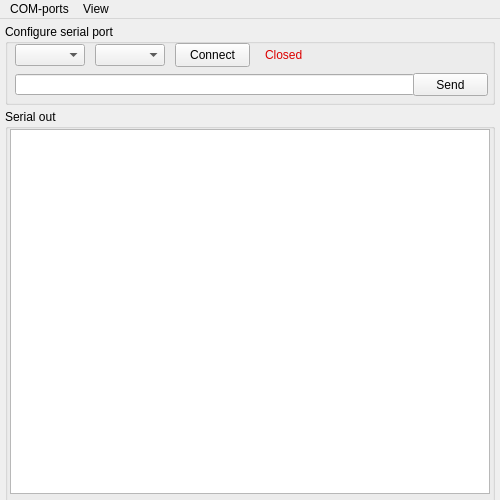
<?xml version="1.0" encoding="UTF-8"?>
<ui version="4.0">
 <class>window</class>
 <widget class="QMainWindow" name="window">
  <property name="geometry">
   <rect>
    <x>0</x>
    <y>0</y>
    <width>500</width>
    <height>500</height>
   </rect>
  </property>
  <property name="mouseTracking">
   <bool>false</bool>
  </property>
  <property name="windowTitle">
   <string>COM - parser, v1.0</string>
  </property>
  <property name="autoFillBackground">
   <bool>false</bool>
  </property>
  <property name="documentMode">
   <bool>false</bool>
  </property>
  <widget class="QWidget" name="mainWidget">
   <widget class="QGroupBox" name="serialConfigGroup">
    <property name="geometry">
     <rect>
      <x>5</x>
      <y>5</y>
      <width>490</width>
      <height>81</height>
     </rect>
    </property>
    <property name="title">
     <string>Configure serial port</string>
    </property>
    <property name="flat">
     <bool>false</bool>
    </property>
    <property name="checkable">
     <bool>false</bool>
    </property>
    <widget class="QPushButton" name="connectButton">
     <property name="geometry">
      <rect>
       <x>170</x>
       <y>19</y>
       <width>75</width>
       <height>24</height>
      </rect>
     </property>
     <property name="text">
      <string>Connect</string>
     </property>
     <property name="checkable">
      <bool>false</bool>
     </property>
     <property name="checked">
      <bool>false</bool>
     </property>
     <property name="autoDefault">
      <bool>false</bool>
     </property>
     <property name="default">
      <bool>false</bool>
     </property>
     <property name="flat">
      <bool>false</bool>
     </property>
    </widget>
    <widget class="QComboBox" name="serialPorts">
     <property name="geometry">
      <rect>
       <x>10</x>
       <y>20</y>
       <width>70</width>
       <height>22</height>
      </rect>
     </property>
     <property name="editable">
      <bool>false</bool>
     </property>
    </widget>
    <widget class="QComboBox" name="serialSpeeds">
     <property name="geometry">
      <rect>
       <x>90</x>
       <y>20</y>
       <width>70</width>
       <height>22</height>
      </rect>
     </property>
    </widget>
    <widget class="QLineEdit" name="serialIn">
     <property name="geometry">
      <rect>
       <x>10</x>
       <y>50</y>
       <width>400</width>
       <height>21</height>
      </rect>
     </property>
    </widget>
    <widget class="QPushButton" name="serialSendButton">
     <property name="geometry">
      <rect>
       <x>408</x>
       <y>49</y>
       <width>75</width>
       <height>23</height>
      </rect>
     </property>
     <property name="text">
      <string>Send</string>
     </property>
    </widget>
    <widget class="QLabel" name="connectStatus">
     <property name="geometry">
      <rect>
       <x>260</x>
       <y>20</y>
       <width>221</width>
       <height>22</height>
      </rect>
     </property>
     <property name="autoFillBackground">
      <bool>false</bool>
     </property>
     <property name="styleSheet">
      <string notr="true">color: rgb(220, 0, 0);</string>
     </property>
     <property name="text">
      <string>Closed</string>
     </property>
     <property name="textFormat">
      <enum>Qt::PlainText</enum>
     </property>
     <property name="scaledContents">
      <bool>false</bool>
     </property>
     <property name="wordWrap">
      <bool>false</bool>
     </property>
     <property name="margin">
      <number>0</number>
     </property>
    </widget>
   </widget>
   <widget class="QGroupBox" name="serialOutGroup">
    <property name="geometry">
     <rect>
      <x>5</x>
      <y>90</y>
      <width>490</width>
      <height>405</height>
     </rect>
    </property>
    <property name="title">
     <string>Serial out</string>
    </property>
    <property name="flat">
     <bool>true</bool>
    </property>
    <widget class="QPlainTextEdit" name="serialOut">
     <property name="geometry">
      <rect>
       <x>5</x>
       <y>20</y>
       <width>480</width>
       <height>365</height>
      </rect>
     </property>
     <property name="readOnly">
      <bool>true</bool>
     </property>
     <property name="plainText">
      <string/>
     </property>
     <property name="centerOnScroll">
      <bool>false</bool>
     </property>
    </widget>
   </widget>
  </widget>
  <widget class="QMenuBar" name="menu">
   <property name="geometry">
    <rect>
     <x>0</x>
     <y>0</y>
     <width>500</width>
     <height>21</height>
    </rect>
   </property>
   <widget class="QMenu" name="comPorts">
    <property name="autoFillBackground">
     <bool>false</bool>
    </property>
    <property name="tearOffEnabled">
     <bool>false</bool>
    </property>
    <property name="title">
     <string>COM-ports</string>
    </property>
    <property name="toolTipsVisible">
     <bool>false</bool>
    </property>
    <addaction name="updateSerialsAction"/>
   </widget>
   <widget class="QMenu" name="view">
    <property name="title">
     <string>View</string>
    </property>
    <addaction name="importSettingsAction"/>
    <addaction name="graphAction"/>
   </widget>
   <addaction name="comPorts"/>
   <addaction name="view"/>
  </widget>
  <action name="updateSerialsAction">
   <property name="checkable">
    <bool>false</bool>
   </property>
   <property name="text">
    <string>Update serials</string>
   </property>
  </action>
  <action name="importSettingsAction">
   <property name="checkable">
    <bool>true</bool>
   </property>
   <property name="text">
    <string>Import settings</string>
   </property>
  </action>
  <action name="action_2">
   <property name="text">
    <string>График</string>
   </property>
  </action>
  <action name="graphAction">
   <property name="checkable">
    <bool>true</bool>
   </property>
   <property name="checked">
    <bool>false</bool>
   </property>
   <property name="text">
    <string>Graph</string>
   </property>
  </action>
 </widget>
 <resources/>
 <connections/>
</ui>
